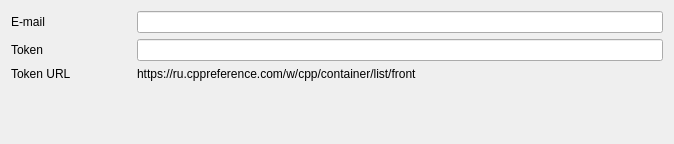
<?xml version="1.0" encoding="UTF-8"?>
<ui version="4.0">
 <class>GmailConnectionWidget</class>
 <widget class="QWidget" name="GmailConnectionWidget">
  <property name="geometry">
   <rect>
    <x>0</x>
    <y>0</y>
    <width>674</width>
    <height>144</height>
   </rect>
  </property>
  <property name="windowTitle">
   <string>Form</string>
  </property>
  <layout class="QFormLayout" name="formLayout">
   <item row="0" column="0">
    <widget class="QLabel" name="loginLabel">
     <property name="minimumSize">
      <size>
       <width>120</width>
       <height>0</height>
      </size>
     </property>
     <property name="baseSize">
      <size>
       <width>300</width>
       <height>0</height>
      </size>
     </property>
     <property name="text">
      <string>E-mail</string>
     </property>
    </widget>
   </item>
   <item row="0" column="1">
    <widget class="QLineEdit" name="login"/>
   </item>
   <item row="1" column="0">
    <widget class="QLabel" name="passLabel">
     <property name="minimumSize">
      <size>
       <width>120</width>
       <height>0</height>
      </size>
     </property>
     <property name="text">
      <string>Token</string>
     </property>
    </widget>
   </item>
   <item row="1" column="1">
    <widget class="QLineEdit" name="pass"/>
   </item>
   <item row="2" column="0">
    <widget class="QLabel" name="tokenUrlLabel">
     <property name="minimumSize">
      <size>
       <width>120</width>
       <height>0</height>
      </size>
     </property>
     <property name="text">
      <string>Token URL</string>
     </property>
    </widget>
   </item>
   <item row="2" column="1">
    <widget class="QLabel" name="tokenUrl">
     <property name="text">
      <string>https://ru.cppreference.com/w/cpp/container/list/front</string>
     </property>
     <property name="textFormat">
      <enum>Qt::RichText</enum>
     </property>
     <property name="textInteractionFlags">
      <set>Qt::LinksAccessibleByKeyboard|Qt::LinksAccessibleByMouse</set>
     </property>
    </widget>
   </item>
  </layout>
 </widget>
 <resources/>
 <connections/>
</ui>
